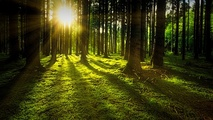
#> input picture t6/image.jpg, 213 x 120 px, shrunk from 640 x 360 before the run, given in place of utplogo.jpg, which was not available
$ python t8.py
#> lines starting #> are read from the running program, lines starting #| are printed output that depends on the picture; pictures that were not available may be replaced by others from this repository, and a replacement may not be noted
import numpy as np
import matplotlib.pyplot as plt
from skimage import io
from skimage import exposure


class ImageProcessor:
    def __init__(self, logo_path, img1_path, img2_path):
        """
        Inicializa el procesador de imágenes con una imagen dada.
        """
#> called with logo_path = 'utplogo.jpg', img1_path = 'boat.jpg', img2_path = 'beach.jpg'
        self.logo = np.array(plt.imread(logo_path))
#> self.logo is the input picture: shape (120, 213, 3); mean R, G, B 61.8, 61.3, 17.4
        self.img1 = np.array(plt.imread(img1_path))
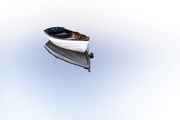
#> input picture t8/boat.jpg, 180 x 120 px, shrunk from 540 x 360 before the run
#> self.img1 is the input picture: shape (120, 180, 3); mean R, G, B 221.7, 226.8, 237.3
        self.img2 = np.array(plt.imread(img2_path))
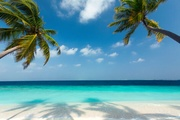
#> input picture t8/beach.jpg, 180 x 120 px, shrunk from 540 x 360 before the run
#> self.img2 is the input picture: shape (120, 180, 3); mean R, G, B 96.4, 149.4, 163.5

        if self.logo.dtype == np.uint8:
            self.logo = self.logo / 255.0

        if self.img1.dtype == np.uint8:
            self.img1 = self.img1 / 255.0

        if self.img2.dtype == np.uint8:
            self.img2 = self.img2 / 255.0

    def show_image(self, matrix):
        """
        Muestra la imagen en un gráfico de Matplotlib.
        """
        plt.imshow(matrix, cmap="gray")
        plt.axis("off")
        plt.show()

    def invert_colors(self):
        """
        Invierte los colores de la imagen.
        """
        print("\nInvertiendo los colores de la imagen")
        return 1 - self.logo

    # [75 lines left out: functions red_layer, green_layer, blue_layer, magenta_layer, cyan_layer, yellow_layer and 1 more, not called in this run]

    def fusion_images(self):
        print("\nFusionando imagenes")
        return self.img1 + self.img2

    # [11 lines left out: functions fusion_images_eq, factor_image, not called in this run]

    def grayscale_average(self):
        print("\nAplicando escala de grises (Avarage)")
        return np.mean(self.logo, axis=2)

    def grayscale_luminosity(self):
        print("\nAplicando escala de grises (Luminosity)")
        return 0.21 * self.logo[:, :, 0] + 0.72 * self.logo[:, :, 1] + 0.07 * self.logo[:, :, 2]

    def grayscale_midgray(self):
        print("\nAplicando escala de grises (Midgray)")
        return (np.max(self.logo, axis=2) + np.min(self.logo, axis=2)) / 2


class Menu:
    def __init__(self, image_processor):
        """
        Inicializa el menú con un procesador de imágenes.
        """
        self.image_processor = image_processor
        self.options = {
            1: self.invert_colors,
            2: self.show_red_layer,
            3: self.show_green_layer,
            4: self.show_blue_layer,
            5: self.show_magenta_layer,
            6: self.show_cyan_layer,
            7: self.show_yellow_layer,
            8: self.combine_layers,
            9: self.fusion_images,
            10: self.fusion_images_eq,
            11: self.factor_image,
            12: self.grayscale_average,
            13: self.grayscale_luminosity,
            14: self.grayscale_midgray,
            15: self.exit_menu,
        }

    # [5 lines left out: function show_original, not called in this run]

    def invert_colors(self):
        """
        Muestra la imagen con los colores invertidos.
        """
        inverted = self.image_processor.invert_colors()
        self.image_processor.show_image(inverted)

    # [48 lines left out: functions show_red_layer, show_green_layer, show_blue_layer, show_magenta_layer, show_cyan_layer, show_yellow_layer and 1 more, not called in this run]

    def fusion_images(self):
        fusioned = self.image_processor.fusion_images()
        self.image_processor.show_image(fusioned)

    def fusion_images_eq(self):
        fusioned_eq = self.image_processor.fusion_images_eq()
        self.image_processor.show_image(fusioned_eq)

    # [4 lines left out: function factor_image, not called in this run]

    def grayscale_average(self):
        avarage = self.image_processor.grayscale_average()
        self.image_processor.show_image(avarage)

    def grayscale_luminosity(self):
        luminosity = self.image_processor.grayscale_luminosity()
        self.image_processor.show_image(luminosity)

    def grayscale_midgray(self):
        midgray = self.image_processor.grayscale_midgray()
        self.image_processor.show_image(midgray)

    # [6 lines left out: function exit_menu, not called in this run]

    def display_menu(self):
        """
        Muestra el menú con opciones y espera la selección del usuario.
        """
        while True:
            print("\n--- Menú de Opciones ---")
            print("1.  Invertir colores")
            print("2.  Mostrar capa roja")
            print("3.  Mostrar capa verde")
            print("4.  Mostrar capa azul")
            print("5.  Mostrar capa magenta")
            print("6.  Mostrar capa cyan")
            print("7.  Mostrar capa amarilla")
            print("8.  Combinar capas")
            print("9.  combinar imagenes")
            print("10. Combinar imagenes equalizadas")
            print("11. Equalizar imagen")
            print("12. Escala de grises (avarage)")
            print("13. Escala de grises (luminosity)")
            print("14. Escala de grises (midgray)")
            print("15. Salir")

            try:
                option = int(input("\nSelecciona una opción (1-15): "))

                if option in self.options:
                    self.options[option]()  # Ejecuta la opción seleccionada
                else:
                    print(
                        "Opción no válida. Por favor, selecciona una opción entre 1 y 15.")
            except ValueError:
                print("Por favor ingresa un número válido.")
#> this loop made 7 passes; the answer given on pass 1: 1
#> pass 1, in invert_colors, `inverted = self.image_processor.invert_colors()`:
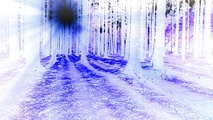
#> inverted: shape (120, 213, 3) float64; mean of channels 0, 1, 2 0.758, 0.759, 0.932; drawn as R, G, B


if __name__ == "__main__":
    # Crear el procesador de imágenes y el menú
    logo_path = "utplogo.jpg"
    img1_path = "boat.jpg"
    img2_path = "beach.jpg"
    image_processor = ImageProcessor(logo_path, img1_path, img2_path)
    menu = Menu(image_processor)

    # Ejecutar el menú
#> (the run stopped early here; a loop or call above may not have finished)
